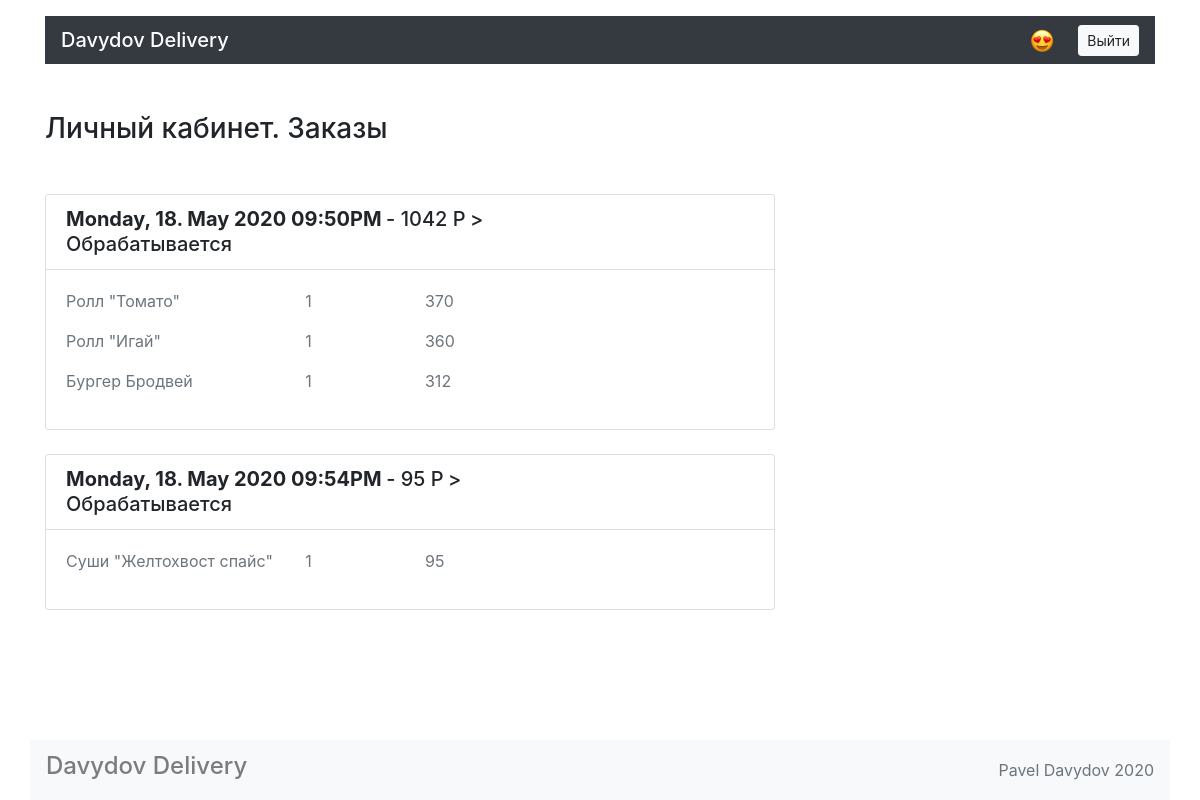
/account/ (signed in), run on the app's committed database.
### models.py (models this page shows)
class Order(db.Model):
    __tablename__ = "orders"
    id = db.Column(db.Integer, primary_key=True)
    date = db.Column(db.String)
    amount = db.Column(db.Integer)
    status = db.Column(db.String(100))
    mail = db.Column(db.String(100))
    phone = db.Column(db.String(15))
    address = db.Column(db.String(255))
    users = db.relationship("User", secondary=user_orders, back_populates="orders")
    foods = db.relationship("Food", secondary=orders_foods, back_populates="orders")

class Food(db.Model):
    __tablename__ = "foods"
    id = db.Column(db.Integer, primary_key=True)
    title = db.Column(db.String(100))
    price = db.Column(db.Integer)
    description = db.Column(db.String(255))
    picture = db.Column(db.String(100))
    categories = db.relationship("Category", secondary=food_categories, back_populates="foods")
    orders = db.relationship("Order", secondary=orders_foods, back_populates="foods")

### views.py (the view, shortened to what this page needs)
@app.route('/account/', methods=["GET", "POST"])
def account_page():
    form = LoginAuthForm()
    if session.get('id_user'):
        orders = User.query.filter(User.id == session['id_user']).scalar()
        ordered_dict = {}
        for order in orders.orders:
            food_in_order = Order.query.filter(Order.id == order.id).scalar().foods
            ordered_dict[order] = food_in_order
        return render_template('account.html', login=get_login(), orders=ordered_dict)
    return redirect('/user_login')

### common.py (called while the page is built)
def get_login():
    return True if session.get('id_user') else False

### templates/account.html (shortened to what this page needs)
{% extends 'base.html' %}
{% block container %}
</head>
<body>
  <main class="container">
    <section class="row">
      <div class="col-12 col-lg-8">
        <h1 class="h3 my-5">Личный кабинет. Заказы</h1>
        {% if orders %}
        {% for order, order_data in orders.items() %}
        <div class="card mt-4">
          <ul class="list-group list-group-flush">
            <li class="list-group-item">
              <div class="row">
                <div class="col-7 col-lg-9">
                  <span class="h5 font-weight-bold">{{ order.date }}</span>
                  <span class="h5">- {{ order.amount }} P</span>
                  <span class="h5">> {{ order.status }}</span>
                </div>
              </div>
            </li>
            <div class="card-body">
              <div class="row">
               {% for food in  order_data %}
                    <p class="col-4 text-muted"> {{ food.title }} </p>
                    <p class="col-2 text-muted"> 1</p>
                    <p class="col-6 text-muted"> {{ food.price }} </p>
                {% endfor %}
              </div>
            </div>
          </ul>
        </div>
        {% endfor %}
      {% else %}
            <div class="alert alert-warning" role="alert">Вы еще не делали заказы</div>
      {% endif %}
      </div>
    </section>
  </main>
</body>
{% endblock %}

### templates/account.html (style rules this page uses)
html { position: relative; min-height: 100%; }
body { margin-bottom: 60px; }

### data on the page
Order: date "Monday, 18. May 2020 09:50PM", amount "1042", status "Обрабатывается"
Food: title "Ролл \"Томато\"", price "370"
Food: title "Ролл \"Игай\"", price "360"
Food: title "Бургер Бродвей", price "312"
Order: date "Monday, 18. May 2020 09:54PM", amount "95", status "Обрабатывается"
Food: title "Суши \"Желтохвост спайс\"", price "95"
